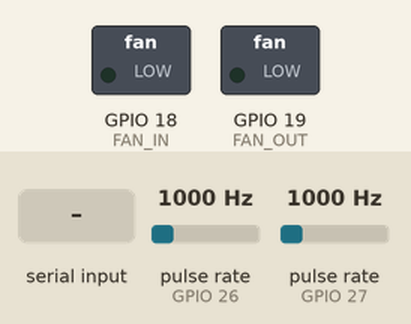
Recording of a sketch running on a simulated ESP32. On the bench: switched loads named in the sketch (green lamp = pin HIGH). Wiring (inferred from the names in the program): 2 × pulse sensor: data GPIO 26 / data GPIO 27. The inputs (shaded band) are chosen by the test bench; at power-on: pulse rate (sensors on GPIO 26, GPIO 27) 1000 Hz. What the sketch prints to the serial monitor is not drawn.

Above: at 1.5 s.
1.6 s: "C 90 45\n" received over Serial
At 2.5 s:
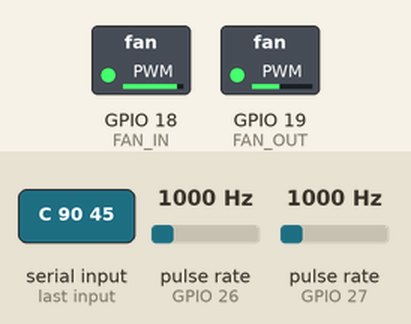
Timing chart, 0 to 4.6 s (numbered marks = the images above; inputs shaded):
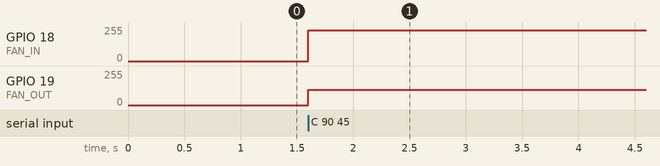

Measured:
- after the input at 1.6 s, GPIO 18 (FAN_IN): 0/255 → 229/255 at once; GPIO 19 (FAN_OUT): 0/255 → 115/255 at once

The sketch:

DBG_fan_cmd.ino
```cpp
// DBG_fan_cmd — BME280·PMS5003·LIMIT 로직 전부 배제, 팬만 시리얼 명령으로 직접 제어 (디버그용, CB-T1 정식 순서 밖)
// 목적: T08이 BME280 고장으로 LIMIT에 갇혀 "C" 명령이 실제로 먹히는지 확인이 안 될 때,
//       명령 → 팬 출력 경로만 독립적으로 검증하기 위함. 상태 판단·안전 로직 없음(디버그 전용, 실사용 금지).
// 배선: 흡기 PWM→18 · 배기 PWM→19 · Tach(선택)→26/27 · 팬 전원은 5V 레일(어댑터), ESP32 5V 핀 아님
// 명령: "C fi fo"  (예 "C 50 50" = 흡기 50% 배기 50%, 만료 없이 다음 명령까지 유지) · "C 0 0"으로 정지
#include <Arduino.h>

const int FAN_IN = 18, FAN_OUT = 19;
const int TACH_IN = 26, TACH_OUT = 27;
const uint32_t PWM_FREQ = 25000;
const uint8_t  PWM_RES  = 11;
const uint32_t DUTY_MAX = (1u << PWM_RES) - 1;

volatile uint32_t tachCntIn = 0, tachCntOut = 0;
void IRAM_ATTR isrIn()  { tachCntIn++; }
void IRAM_ATTR isrOut() { tachCntOut++; }

int fi = 0, fo = 0;

void setFan(int pin, int pct) {
  pct = constrain(pct, 0, 100);
  ledcWrite(pin, (uint32_t)DUTY_MAX * pct / 100);
}

void readLine() {
  static char buf[32]; static int n = 0;
  while (Serial.available()) {
    char ch = Serial.read();
    if (ch == '\n' || ch == '\r') {
      buf[n] = 0; n = 0;
      int a, b;
      if (sscanf(buf, "C %d %d", &a, &b) == 2) {
        fi = constrain(a, 0, 100); fo = constrain(b, 0, 100);
        setFan(FAN_IN, fi); setFan(FAN_OUT, fo);
        Serial.printf("[FANCMD] applied fi=%d fo=%d\n", fi, fo);
      }
    } else if (n < 31) buf[n++] = ch;
  }
}

void setup() {
  Serial.begin(115200);
  delay(300);
  ledcAttach(FAN_IN, PWM_FREQ, PWM_RES);
  ledcAttach(FAN_OUT, PWM_FREQ, PWM_RES);
  pinMode(TACH_IN, INPUT_PULLUP);
  pinMode(TACH_OUT, INPUT_PULLUP);
  attachInterrupt(digitalPinToInterrupt(TACH_IN),  isrIn,  FALLING);
  attachInterrupt(digitalPinToInterrupt(TACH_OUT), isrOut, FALLING);
  setFan(FAN_IN, 0);
  setFan(FAN_OUT, 0);
  Serial.println("[FANCMD] ready — 'C fi fo' 로 팬 제어 (예: C 50 50 / C 0 0)");
}

void loop() {
  readLine();
  static uint32_t t1000 = 0;
  if (millis() - t1000 >= 1000) {
    t1000 = millis();
    uint32_t rpmIn = tachCntIn * 30, rpmOut = tachCntOut * 30;   // Tach 미연결이면 0 또는(접촉 불량 시) 비정상적으로 큰 값
    tachCntIn = 0; tachCntOut = 0;
    Serial.printf("{\"k\":\"fan\",\"fi\":%d,\"fo\":%d,\"rpmIn\":%lu,\"rpmOut\":%lu}\n", fi, fo, (unsigned long)rpmIn, (unsigned long)rpmOut);
  }
}
```
